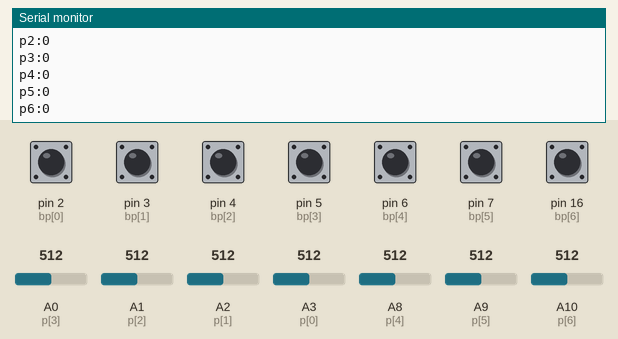
Recording of a sketch running on a simulated Arduino Mega 2560, built with avr-gcc and run on an emulated ATmega2560. Shown: the last lines printed to the serial monitor. Inputs (shaded band) come from the test bench; at power-on: pin 2 (bp[0]), pin 3 (bp[1]), pin 4 (bp[2]), pin 5 (bp[3]), pin 6 (bp[4]), pin 7 (bp[5]), pin 16 (bp[6]) HIGH, A0 (p[3]) = 512, A1 (p[2]) = 512, A2 (p[1]) = 512, A3 (p[0]) = 512, A8 (p[4]) = 512, A9 (p[5]) = 512, A10 (p[6]) = 512.

Above: at 1.2 s.
1.3 s: pin 2 (bp[0]) pulled LOW for 0.15 s
At 2.1 s:
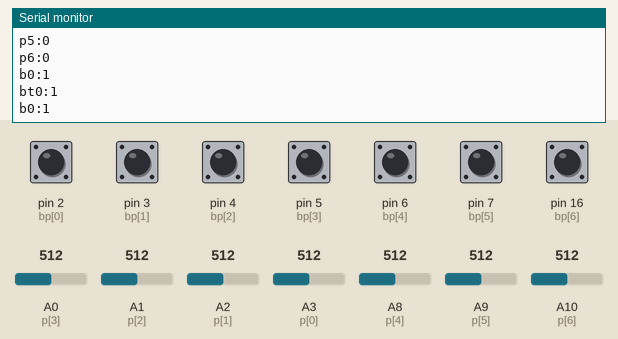
2.9 s: pin 3 (bp[1]) pulled LOW for 0.15 s
At 3.04 s:
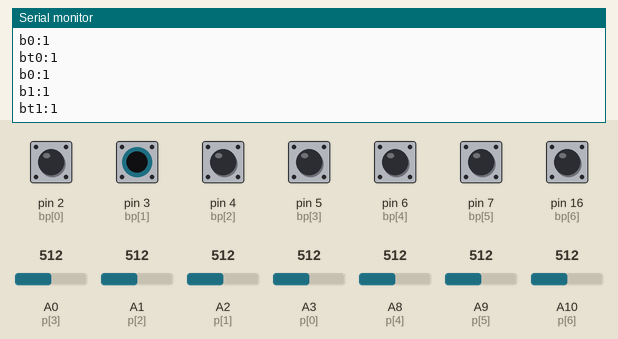
4.5 s: pin 4 (bp[2]) pulled LOW for 0.15 s
At 5.8 s:
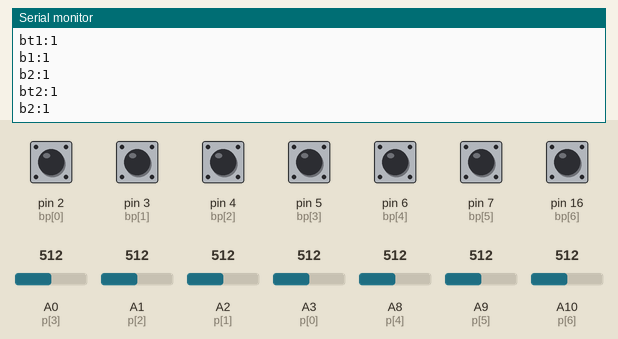
6.1 s: pin 5 (bp[3]) pulled LOW for 0.15 s
At 7.3 s:
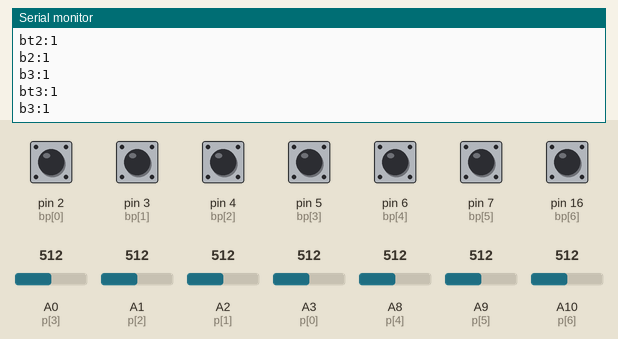
7.7 s: pin 6 (bp[4]) pulled LOW for 0.15 s
At 8.7 s:
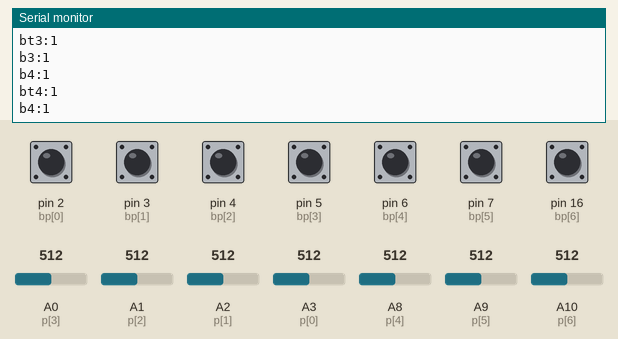
9.3 s: pin 7 (bp[5]) pulled LOW for 0.15 s
At 10.0 s:
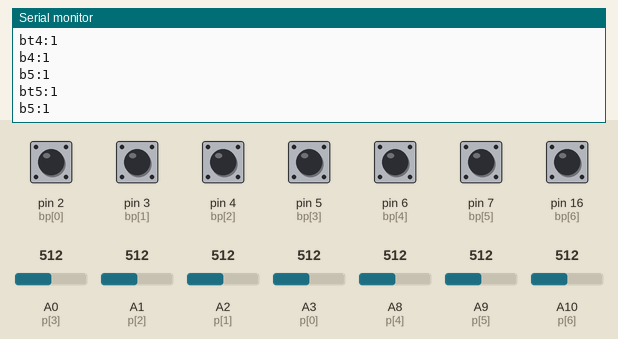
Timing chart, 0 to 11.9 s (numbered marks = the images above; inputs shaded):
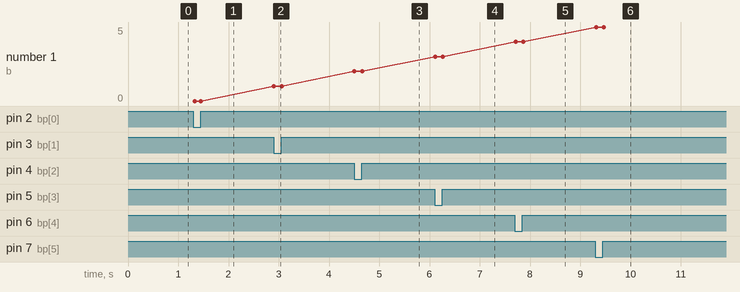

The sketch:

ultimatearduino_tutorial_pt004b_singlepot.ino
```cpp
#define NB 7
#define NP 7
//BUTTONS
////Momentary button vars
int bp[NB] = { 2, 3, 4, 5, 6, 7, 16 }; //arduino input pin numbers
boolean bg[NB] = {true, true, true, true, true, true, true};
//Toggle button vars
int btv[NB] = {0, 0, 0, 0, 0, 0, 0};
int btamt[NB] = {2, 2, 2, 2, 2, 7, 10};
boolean btg[NB] = {true, true, true, true, true, true, true};

//POTS
int p[NP] =  {A3, A2, A1, A0, A8, A9, A10 }; //analog input pins
int pv[NP];
int ppv[NP] = {0, 0, 0, 0, 0, 0, 0}; //previous pot value


void setup() {
  Serial.begin(9600);
  for (int i = 0; i < NB; i++) pinMode(bp[i], INPUT_PULLUP);
}

void loop() {

  //POTS
  for (int i = 0; i < NP; i++) {
    pv[i] = analogRead(p[i]);
    if ( pv[i] < (ppv[i] - 2) || pv[i] > (ppv[i] + 2) ) {
      Serial.print( "p" + String(i) + ":");
      Serial.println(pv);
    }
    ppv[i] = pv[i];
  }


  //BUTTONS
  for (int i = 0; i < NB; i++) {

    if ( digitalRead(bp[i]) == LOW) { //button pushed

      //momentary
      if (bg[i]) {
        bg[i] = false;
        Serial.print("b");
        Serial.print(String(i));
        Serial.print(":");
        // Serial.print( "b" + String(i) + ":");
        Serial.println(1);
      }

      //toggle
      if (btg[i]) {
        btg[i] = false;
        btv[i] = (btv[i] + 1) % btamt[i];
        Serial.print( "bt" + String(i) + ":");
        Serial.println(btv[i]);
      }


    }
    else { //button released

      //momentary
      if (!bg[i]) {
        bg[i] = true;
        Serial.print( "b" + String(i) + ":");
        Serial.println(1);
      }

      //toggle
      if (!btg[i]) {
        btg[i] = true;
      }


    }

  }
  delay(30);
}
```

Measured:
- after the input at 1.3 s, the serial monitor: prints a new line at once (image 1)
- after the input at 2.9 s, the serial monitor: prints a new line at once (image 2)
- after the input at 4.5 s, the serial monitor: prints a new line at once (image 3)
- after the input at 6.1 s, the serial monitor: prints a new line at once (image 4)
- after the input at 7.7 s, the serial monitor: prints a new line at once (image 5)
- after the input at 9.3 s, the serial monitor: prints a new line at once (image 6)
- plotted number 1: 1 → 2 after the input at 4.5 s, 2 → 3 after the input at 6.1 s, 3 → 4 after the input at 7.7 s, 4 → 5 after the input at 9.3 s
